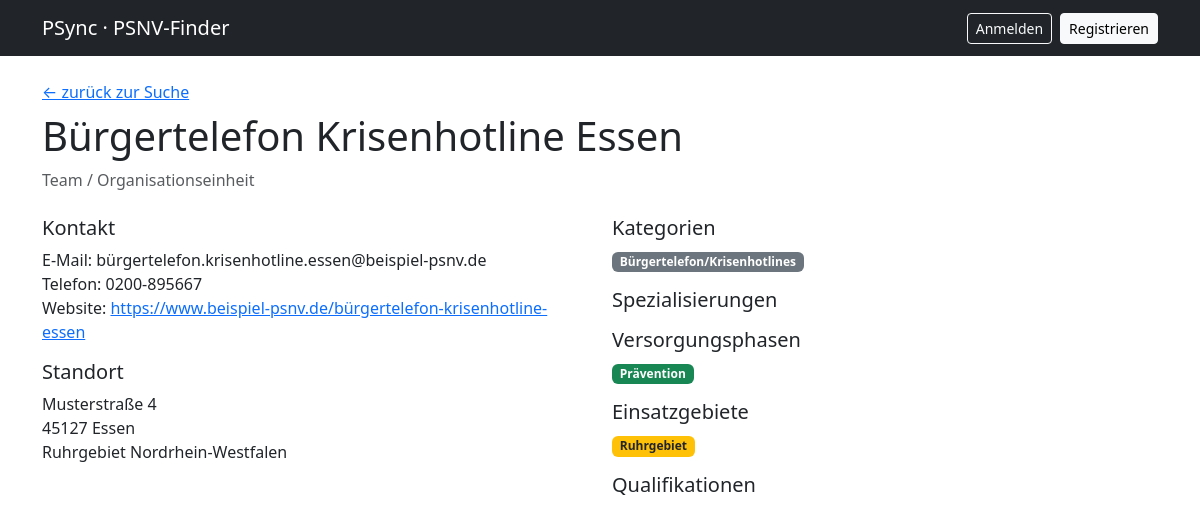
Screenshot of /anbieter/14/ with the database file from the repository.
### psnv/models.py (models this page shows, shortened)
class Anbieter(models.Model):
    class Typ(models.TextChoices):
        AKTEUR = "akteur", "Einzelperson (Akteur)"
        TEAM = "team", "Team / Organisationseinheit"
    class Status(models.TextChoices):
        PENDING = "pending", "Ausstehend (wartet auf Freigabe)"
        APPROVED = "approved", "Freigegeben"
        REJECTED = "rejected", "Abgelehnt"
    anbieter_id = models.AutoField(primary_key=True)
    typ = models.CharField(max_length=10, choices=Typ.choices)
    name = models.CharField(max_length=255)
    email = models.EmailField(blank=True)
    phone_main = models.CharField("Telefon 1", max_length=50, blank=True)
    phone_secondary = models.CharField("Telefon 2", max_length=50, blank=True)
    website = models.URLField(blank=True)
    verified = models.BooleanField(default=False)
    status = models.CharField(max_length=50, choices=Status.choices, default=Status.PENDING)
    created_at = models.DateTimeField(auto_now_add=True)
    updated_at = models.DateTimeField(auto_now=True)
    eingereicht_von = models.ForeignKey(
        settings.AUTH_USER_MODEL, null=True, blank=True,
        on_delete=models.SET_NULL, related_name="eingereichte_anbieter",
    )
    sprachen = models.ManyToManyField("Sprache", through="AnbieterSprache", blank=True, related_name="anbieter")
    stellen = models.ManyToManyField("Stelle", through="AnbieterStelle", blank=True, related_name="anbieter")
    versorgungsphasen = models.ManyToManyField("Versorgungsphase", through="AnbieterPhase", blank=True, related_name="anbieter")
    spezialisierungen = models.ManyToManyField("Spezialisierung", through="AnbieterSpezialisierung", blank=True, related_name="anbieter")
    operative_psnv = models.ManyToManyField("OperativePSNV", through="AnbieterOperative", blank=True, related_name="anbieter")
    angebote = models.ManyToManyField("PSNVAngebot", through="AnbieterAngebot", blank=True, related_name="anbieter")
    einsatzgebiete = models.ManyToManyField("Einsatzgebiet", through="AnbieterEinsatzgebiet", blank=True, related_name="anbieter")
    qualifikationen = models.ManyToManyField("Qualifikation", through="AnbieterQualifikation", blank=True, related_name="anbieter")
    oberbegriffe = models.ManyToManyField("Oberbegriff", through="AnbieterOberbegriff", blank=True, related_name="anbieter")
    class Meta:
        db_table = "anbieter"
        indexes = [models.Index(fields=["name"])]
        verbose_name = "Anbieter"
        verbose_name_plural = "Anbieter"

class Team(Anbieter):
    standort = models.ForeignKey("Standort", on_delete=models.PROTECT, related_name="teams")
    class Meta:
        db_table = "team"
        verbose_name = "Team"
        verbose_name_plural = "Teams"

class Standort(models.Model):
    class LocationType(models.TextChoices):
        STATIONAER = "stationaer", "Stationär / standortgebunden"
        REGIONAL = "regional", "Regional"
        BUNDESWEIT = "bundesweit", "Bundesweit"
        ANDERE = "andere", "Andere"
    standort_id = models.AutoField(primary_key=True)
    street = models.CharField("Straße", max_length=255, blank=True)
    house_number = models.CharField("Hausnummer", max_length=20, blank=True)
    zip_code = models.CharField("PLZ", max_length=10, blank=True)
    city = models.CharField("Ort", max_length=255, blank=True)
    region = models.CharField(max_length=255, blank=True)
    state = models.CharField("Bundesland", max_length=255, blank=True)
    country = models.CharField(max_length=100, default="Germany")
    latitude = models.FloatField(null=True, blank=True)
    longitude = models.FloatField(null=True, blank=True)
    location_type = models.CharField(max_length=20, choices=LocationType.choices, blank=True)
    created_at = models.DateTimeField(auto_now_add=True)
    updated_at = models.DateTimeField(auto_now=True)
    organisationen = models.ManyToManyField("Organisation", through="OrganisationStandort", blank=True, related_name="standorte")
    class Meta:
        db_table = "standort"
        indexes = [models.Index(fields=["region", "state", "latitude", "longitude"])]
        verbose_name = "Standort"
        verbose_name_plural = "Standorte"

class Oberbegriff(models.Model):
    ober_id = models.AutoField(primary_key=True)
    name = models.CharField(max_length=255)
    description = models.TextField(blank=True)
    class Meta:
        db_table = "oberbegriff"
        verbose_name_plural = "Oberbegriffe"

class Versorgungsphase(models.Model):
    phase_id = models.AutoField(primary_key=True)
    name = models.CharField(max_length=100)  # Prävention / Akutversorgung / Regelversorgung
    class Meta:
        db_table = "versorgungsphase"
        verbose_name_plural = "Versorgungsphasen"

class Einsatzgebiet(models.Model):
    gebiet_id = models.AutoField(primary_key=True)
    name = models.CharField(max_length=255)
    region = models.CharField(max_length=255, blank=True)
    geometry = models.TextField(blank=True, help_text="GeoJSON, falls vorhanden")
    class Meta:
        db_table = "einsatzgebiet"
        verbose_name_plural = "Einsatzgebiete"

### psnv/views.py (the view)
# urls.py: path("anbieter/<int:pk>/", views.AnbieterDetailView.as_view(), name="anbieter_detail"),
class AnbieterDetailView(DetailView):
    model = Anbieter
    template_name = "psnv/anbieter_detail.html"
    context_object_name = "anbieter"
    pk_url_kwarg = "pk"
    def get_queryset(self):
        qs = Anbieter.objects.all()
        if not self.request.user.is_staff:
            qs = qs.filter(status=Anbieter.Status.APPROVED, verified=True)
        return qs

### psnv/templates/psnv/anbieter_detail.html (shortened to what this page needs)
{% extends "base.html" %}
{% block content %}
<a href="{% url 'psnv:suche' %}">&larr; zurück zur Suche</a>
<h1 class="mt-2">{{ anbieter.name }}</h1>
<p class="text-muted">{{ anbieter.get_typ_display }}</p>
<div class="row mt-4">
  <div class="col-md-6">
    <h5>Kontakt</h5>
    <ul class="list-unstyled">
      {% if anbieter.email %}<li>E-Mail: {{ anbieter.email }}</li>{% endif %}
      {% if anbieter.phone_main %}<li>Telefon: {{ anbieter.phone_main }}</li>{% endif %}
      {% if anbieter.website %}<li>Website: <a href="{{ anbieter.website }}">{{ anbieter.website }}</a></li>{% endif %}
    </ul>
    {% if anbieter.team.standort %}
      <h5>Standort</h5>
      <p>
        {{ anbieter.team.standort.street }} {{ anbieter.team.standort.house_number }}<br>
        {{ anbieter.team.standort.zip_code }} {{ anbieter.team.standort.city }}<br>
        {{ anbieter.team.standort.region }} {{ anbieter.team.standort.state }}
      </p>
    {% endif %}
  </div>
  <div class="col-md-6">
    <h5>Kategorien</h5>
    <p>{% for o in anbieter.oberbegriffe.all %}<span class="badge bg-secondary me-1">{{ o.name }}</span>{% endfor %}</p>
    <h5>Spezialisierungen</h5>
    <h5>Versorgungsphasen</h5>
    <p>{% for p in anbieter.versorgungsphasen.all %}<span class="badge bg-success me-1">{{ p.name }}</span>{% endfor %}</p>
    <h5>Einsatzgebiete</h5>
    <p>{% for g in anbieter.einsatzgebiete.all %}<span class="badge bg-warning text-dark me-1">{{ g.name }}</span>{% endfor %}</p>
    <h5>Qualifikationen</h5>
  </div>
</div>
{% endblock %}

### rows the page displays
Anbieter: name "Bürgertelefon Krisenhotline Essen", typ "Team / Organisationseinheit", email "bürgertelefon.krisenhotline.essen@beispiel-psnv.de", phone_main "0200-895667", website "https://www.beispiel-psnv.de/bürgertelefon-krisenhotline-essen", team.standort.street "Musterstraße", team.standort.house_number "4", team.standort.zip_code "45127", team.standort.city "Essen", team.standort.region "Ruhrgebiet", team.standort.state "Nordrhein-Westfalen"
Oberbegriff: name "Bürgertelefon/Krisenhotlines"
Versorgungsphase: name "Prävention"
Einsatzgebiet: name "Ruhrgebiet"
